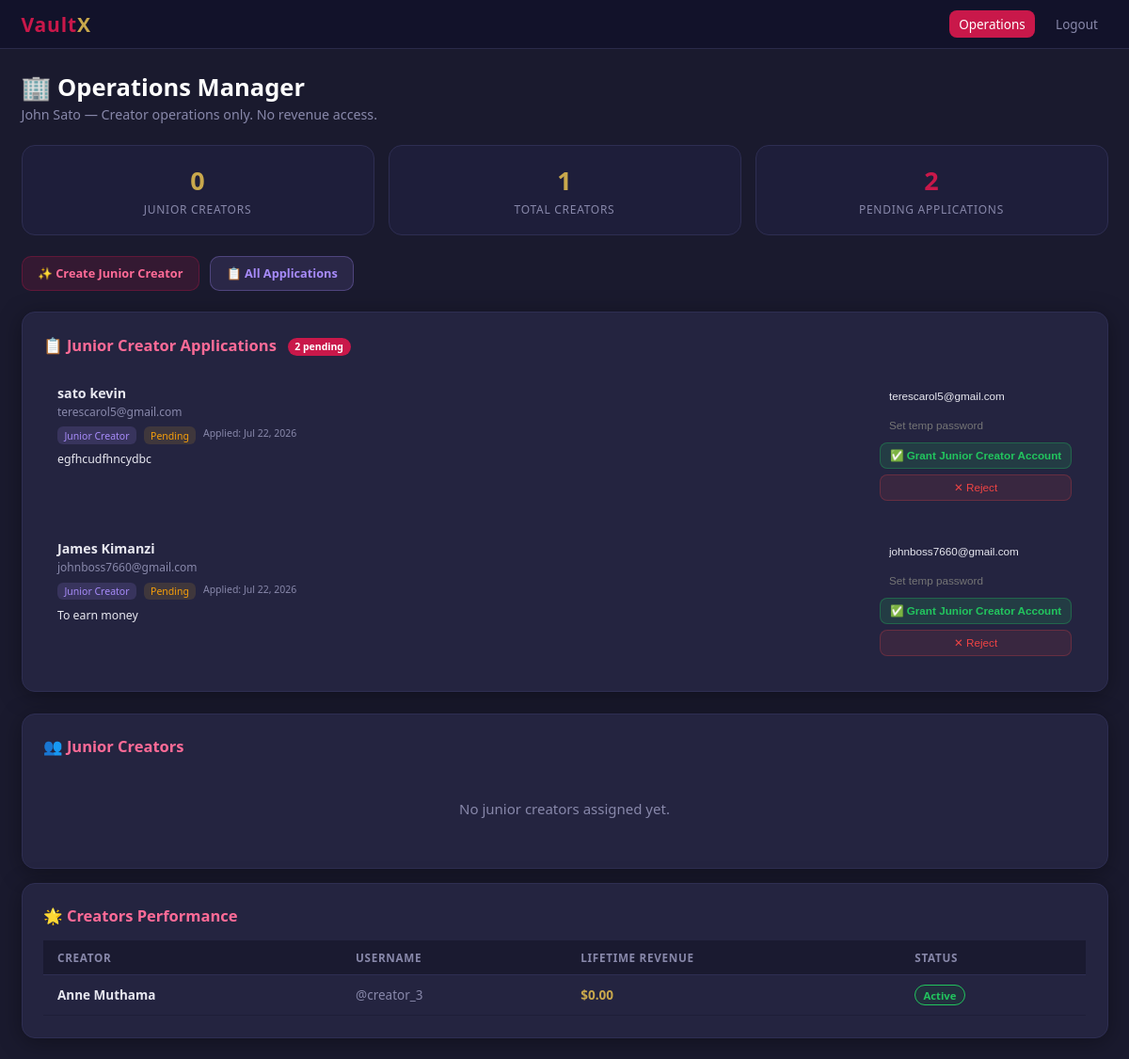
The app's page /ops/dashboard (signed in) with its own data.
### models/operations_manager.py (models this page shows)
class OperationsManager(db.Model):
    __tablename__ = 'operations_managers'
    id          = db.Column(db.Integer, primary_key=True)
    user_id     = db.Column(db.Integer, db.ForeignKey('users.id'), nullable=False, unique=True)
    name        = db.Column(db.String(100), nullable=False)
    created_at  = db.Column(db.DateTime, default=datetime.utcnow)
    user        = db.relationship('User', foreign_keys=[user_id])

### models/creator.py (models this page shows)
class CreatorApplication(db.Model):
    __tablename__ = 'creator_applications'
    id              = db.Column(db.Integer, primary_key=True)
    user_id         = db.Column(db.Integer, db.ForeignKey('users.id'), nullable=True)
    applicant_name  = db.Column(db.String(100), nullable=False)
    applicant_email = db.Column(db.String(200), nullable=False)
    application_type= db.Column(db.String(30), default='junior_creator')  # 'junior_creator' or 'verified_creator'
    motivation      = db.Column(db.Text, default='')
    content_type    = db.Column(db.String(100), default='')  # what kind of content they plan to share
    social_links    = db.Column(db.Text, default='')  # comma separated
    id_document     = db.Column(db.String(300), nullable=True)  # filename for ID upload (verified creator)
    selfie_document = db.Column(db.String(300), nullable=True)  # filename for selfie (age/identity match)
    legal_name      = db.Column(db.String(200), default='')  # as on ID (verified creator)
    date_of_birth   = db.Column(db.Date, nullable=True)       # parsed/declared DOB for age check
    status          = db.Column(db.String(30), default='pending')  # pending/under_review/approved/rejected
    stage           = db.Column(db.Integer, default=1)  # 1-7 progress stage
    rejection_reason= db.Column(db.Text, default='')
    reviewed_by     = db.Column(db.Integer, db.ForeignKey('users.id'), nullable=True)
    issued_profile_id = db.Column(db.Integer, db.ForeignKey('profiles.id'), nullable=True)
    created_at      = db.Column(db.DateTime, default=datetime.utcnow)
    updated_at      = db.Column(db.DateTime, default=datetime.utcnow)
    user            = db.relationship('User', foreign_keys=[user_id])
    reviewer        = db.relationship('User', foreign_keys=[reviewed_by])
    issued_profile  = db.relationship('Profile', foreign_keys=[issued_profile_id])

### models/project.py (models this page shows)
class Profile(db.Model):
    __tablename__  = 'profiles'
    id             = db.Column(db.Integer, primary_key=True)
    name           = db.Column(db.String(100), nullable=False)
    username       = db.Column(db.String(60), unique=True, nullable=False)
    tagline        = db.Column(db.String(200), default='')
    bio            = db.Column(db.Text, default='')
    avatar_filename= db.Column(db.String(300), nullable=True)
    cover_filename = db.Column(db.String(300), nullable=True)
    category       = db.Column(db.String(100), default='')
    accent_color   = db.Column(db.String(20), default='#C9A84C')
    membership_tier = db.Column(db.String(20), default='standard')
    country_code    = db.Column(db.String(10), default='')
    is_active      = db.Column(db.Boolean, default=True)
    sort_order     = db.Column(db.Integer, default=0)
    created_at     = db.Column(db.DateTime, default=datetime.utcnow)
    is_verified    = db.Column(db.Boolean, default=False)
    is_featured    = db.Column(db.Boolean, default=False)
    is_trending    = db.Column(db.Boolean, default=False)
    is_online      = db.Column(db.Boolean, default=False)
    last_seen      = db.Column(db.DateTime, default=datetime.utcnow)
    manager_id     = db.Column(db.Integer, db.ForeignKey('users.id'), nullable=True)
    assigned_by_ops_id = db.Column(db.Integer, db.ForeignKey('users.id'), nullable=True)
    account_type        = db.Column(db.String(40), default='junior_creator')
    manager_assigned_at = db.Column(db.DateTime, nullable=True)
    is_premium           = db.Column(db.Boolean, default=False)
    premium_started_at   = db.Column(db.DateTime, nullable=True)
    videos = db.relationship(
        'Video',
        backref='profile',
        lazy=True,
        cascade='all, delete-orphan'
    )

### routes/operations_routes.py (the view)
@operations_bp.route('/ops/dashboard', endpoint='ops_dashboard')
@ops_manager_required
def ops_dashboard():
    user_id = session.get('ops_user_id') or session.get('user_id')
    om      = OperationsManager.query.filter_by(user_id=user_id).first()
    if om and hasattr(Profile, 'assigned_by_ops_id'):
        managed_profiles = Profile.query.filter_by(assigned_by_ops_id=om.user_id).all()
    else:
        managed_profiles = []
    cmp_records     = CreatorManagerProfile.query.filter_by(
        ops_manager_id=om.id if om else None
    ).all() if om else []
    old_mgr_ids = list({p.manager_id for p in managed_profiles if p.manager_id})
    new_mgr_ids = [c.user_id for c in cmp_records]
    all_mgr_ids = list(set(old_mgr_ids + new_mgr_ids))
    creator_managers = User.query.filter(User.id.in_(all_mgr_ids)).all() if all_mgr_ids else []
    all_creators = managed_profiles
    creator_data = []
    for profile in all_creators:
        earnings_uid = profile.manager_id if profile.manager_id else (om.user_id if om else None)
        _, _, lifetime = get_user_balances(earnings_uid) if earnings_uid else (0, 0, 0)
        creator_data.append({'profile': profile, 'lifetime': lifetime})
    pending_applications = CreatorApplication.query.filter_by(
        status='pending'
    ).order_by(CreatorApplication.created_at.desc()).limit(10).all()
    pending_count_ops = CreatorApplication.query.filter_by(status='pending').count()
    return render_template('vx_ops_dashboard.html',
        om=om,
        creator_managers=creator_managers,
        all_creators=all_creators,
        creator_data=creator_data,
        pending_applications=pending_applications,
        pending_count=pending_count_ops
    )

### services/creator_service.py (called while the page is built)
def is_admin_override():
    return False

### services/wallet_service.py (called while the page is built)
def get_user_balances(user_id):
    records = EarningsRecord.query.filter_by(beneficiary_user_id=user_id).all()
    pending   = sum(r.amount for r in records if not r.is_available and not r.withdrawal_request_id)
    available = sum(r.amount for r in records if r.is_available and not r.withdrawal_request_id)
    lifetime  = sum(r.amount for r in records)
    return pending, available, lifetime

### templates/vx_ops_dashboard.html (shortened to what this page needs)
{% extends 'vx_base.html' %}
{% block navbar %}
<div class="navbar">
  <div class="brand">Vault<span>X</span></div>
  <nav>
    <a href="/ops/dashboard" class="active">Operations</a>
    <a href="/ops/login" style="color:var(--muted)">Logout</a>
  </nav>
</div>
{% endblock %}
{% block content %}
<div class="container">
  <div class="page-header">
    <h1>🏢 Operations Manager</h1>
    <p>{{om.name if om else 'Operations Manager'}} — Creator operations only. No revenue access.</p>
  </div>
  <div class="stat-grid">
    <div class="stat-card"><div class="val">{{creator_managers|length}}</div><div class="lbl">Junior Creators</div></div>
    <div class="stat-card"><div class="val">{{all_creators|length}}</div><div class="lbl">Total Creators</div></div>
    <div class="stat-card">
      <div class="val" style="color:{{'var(--rose)' if pending_count else 'var(--text)'}}">{{pending_count}}</div>
      <div class="lbl">Pending Applications</div>
    </div>
  </div>
  <div style="display:flex;gap:.75rem;flex-wrap:wrap;margin-bottom:1.5rem">
    <a href="/ops/create-junior-creator" style="background:rgba(201,24,74,.15);color:#ff6b97;border:1px solid rgba(201,24,74,.3);border-radius:10px;padding:.55rem 1.1rem;font-size:.85rem;font-weight:700;text-decoration:none">
      ✨ Create Junior Creator
    </a>
    <a href="/ops/applications" style="background:rgba(167,139,250,.12);color:#a78bfa;border:1px solid rgba(167,139,250,.3);border-radius:10px;padding:.55rem 1.1rem;font-size:.85rem;font-weight:700;text-decoration:none">
      📋 All Applications
    </a>
  </div>
  <div class="card" style="margin-bottom:1.5rem">
    <div class="card-title" style="display:flex;align-items:center;justify-content:space-between">
      <span>📋 Junior Creator Applications
        {% if pending_count %}<span style="background:var(--rose);color:#fff;font-size:.7rem;padding:.15rem .5rem;border-radius:20px;margin-left:.5rem">{{pending_count}} pending</span>{% endif %}
      </span>
    </div>
    {% if not pending_applications %}
    <div style="text-align:center;color:var(--muted);padding:2rem">No pending applications.</div>
    {% else %}
    <div style="display:flex;flex-direction:column;gap:.75rem">
      {% for a in pending_applications %}
      <div style="background:var(--bg2);border:1px solid var(--border);border-radius:12px;padding:1rem">
        <div style="display:flex;justify-content:space-between;align-items:flex-start;flex-wrap:wrap;gap:.75rem">
          <div>
            <div style="font-weight:700;color:var(--text);font-size:.95rem">{{a.applicant_name}}</div>
            <div style="color:var(--muted);font-size:.8rem;margin-top:.15rem">{{a.applicant_email}}</div>
            <div style="display:flex;gap:.5rem;margin-top:.5rem;flex-wrap:wrap">
              <span style="font-size:.7rem;background:rgba(167,139,250,.15);color:#a78bfa;padding:.15rem .5rem;border-radius:6px">Junior Creator</span>
              <span style="font-size:.7rem;background:rgba(251,191,36,.12);color:#f59e0b;padding:.15rem .5rem;border-radius:6px">Pending</span>
              <span style="font-size:.7rem;color:var(--muted)">Applied: {{a.created_at.strftime('%b %d, %Y')}}</span>
            </div>
            {% if a.motivation %}
            <div style="font-size:.82rem;color:var(--text2);margin-top:.5rem">{{a.motivation[:180]}}{% if a.motivation|length > 180 %}…{% endif %}</div>
            {% endif %}
          </div>
          <div style="display:flex;flex-direction:column;gap:.4rem;min-width:160px">
            <form method="POST" action="/ops/application/{{a.id}}/issue-account" style="display:flex;flex-direction:column;gap:.4rem">
              <input type="email" name="login_email" value="{{a.applicant_email}}"
                     placeholder="Login email" required
                     style="background:var(--surface);border:1px solid var(--border);border-radius:8px;
                            color:var(--text);padding:.4rem .65rem;font-size:.78rem"/>
              <input type="password" name="temp_password"
                     placeholder="Set temp password" required minlength="6"
                     style="background:var(--surface);border:1px solid var(--border);border-radius:8px;
                            color:var(--text);padding:.4rem .65rem;font-size:.78rem"/>
              <button type="submit"
                style="background:rgba(34,197,94,.15);color:#22c55e;border:1px solid rgba(34,197,94,.3);
                       border-radius:8px;padding:.4rem .65rem;font-size:.78rem;cursor:pointer;font-weight:700">
                ✅ Grant Junior Creator Account
              </button>
            </form>
            <form method="POST" action="/ops/application/{{a.id}}/update">
              <button type="submit" onclick="return confirm('Reject this application?')"
                style="background:rgba(239,68,68,.1);color:#ef4444;border:1px solid rgba(239,68,68,.25);
                       border-radius:8px;padding:.4rem .65rem;font-size:.78rem;cursor:pointer;width:100%">
                ✕ Reject
              </button>
            </form>
          </div>
        </div>
      </div>
      {% endfor %}
    </div>
    {% endif %}
  </div>
  <div class="card">
    <div class="card-title">👥 Junior Creators</div>
    {% if not creator_managers %}
    <div style="text-align:center;color:var(--muted);padding:2rem">No junior creators assigned yet.</div>
    {% endif %}
  </div>
  <div class="card" style="margin-top:1rem">
    <div class="card-title">🌟 Creators Performance</div>
    {% if not creator_data %}
    <div style="text-align:center;color:var(--muted);padding:2rem">No creators yet.</div>
    {% else %}
    <table class="table">
      <thead><tr><th>Creator</th><th>Username</th><th>Lifetime Revenue</th><th>Status</th></tr></thead>
      <tbody>
      {% for item in creator_data %}
      {% set p = item.profile %}
      <tr>
        <td style="font-weight:600">{{p.name}}</td>
        <td style="color:var(--muted)">@{{p.username}}</td>
        <td style="color:var(--gold);font-weight:700">${{"%.2f"|format(item.lifetime)}}</td>
        <td>
          {% if p.is_active %}<span class="badge badge-green">Active</span>
          {% else %}<span class="badge badge-red">Inactive</span>{% endif %}
        </td>
      </tr>
      {% endfor %}
      </tbody>
    </table>
    {% endif %}
  </div>
</div>
{% endblock %}

### templates/vx_base.html (style rules this page uses)
:root { --rose:#C9184A;--rose-dark:#a4133c;--rose-light:#ff6b97; --blush:#fce4ec;--cream:#fff9f0; --gold:#C9A84C;--gold-light:#f0d080; --dark:#1a1a2e;--card:#242440;--muted:#8888aa; --green:#22c55e;--amber:#f59e0b;--red:#ef4444; --radius:14px;--shadow:0 4px 24px rgba(0,0,0,.35); font-size:15px; }
* { box-sizing:border-box;margin:0;padding:0 }
body { background:var(--dark);color:#e8e8f0;font-family:'Segoe UI',system-ui,sans-serif;min-height:100vh }
a { color:var(--rose-light);text-decoration:none }
.navbar { background:#12122a;border-bottom:1px solid #2a2a4a;padding:.75rem 1.5rem;display:flex;align-items:center;gap:1rem }
.navbar .brand { font-size:1.4rem;font-weight:800;color:var(--rose);letter-spacing:.04em }
.navbar .brand span { color:var(--gold) }
.navbar nav { margin-left:auto;display:flex;gap:.75rem;align-items:center }
.navbar nav a { color:#ccc;font-size:.9rem;padding:.35rem .7rem;border-radius:8px;transition:.2s }
.navbar nav a:hover,.navbar nav a.active { background:var(--rose);color:#fff }
.container { max-width:1200px;margin:0 auto;padding:1.5rem }
.card { background:var(--card);border-radius:var(--radius);padding:1.5rem;box-shadow:var(--shadow);border:1px solid #2e2e52 }
.card-title { font-size:1.1rem;font-weight:700;color:var(--rose-light);margin-bottom:1rem }
.stat-grid { display:grid;grid-template-columns:repeat(auto-fit,minmax(160px,1fr));gap:1rem;margin-bottom:1.5rem }
.stat-card { background:#1e1e3a;border:1px solid #2e2e52;border-radius:var(--radius);padding:1.2rem;text-align:center }
.stat-card .val { font-size:1.8rem;font-weight:800;color:var(--gold) }
.stat-card .lbl { font-size:.8rem;color:var(--muted);margin-top:.25rem;text-transform:uppercase;letter-spacing:.06em }
.badge { display:inline-block;padding:.15rem .55rem;border-radius:20px;font-size:.75rem;font-weight:700 }
.badge-green { background:#16803320;color:var(--green);border:1px solid var(--green) }
.table { width:100%;border-collapse:collapse }
.table th { background:#1a1a30;color:var(--muted);font-size:.78rem;text-transform:uppercase;letter-spacing:.06em;padding:.65rem 1rem;text-align:left;border-bottom:1px solid #2e2e52 }
.table td { padding:.7rem 1rem;border-bottom:1px solid #1e1e38;font-size:.9rem }
.page-header { margin-bottom:1.5rem }
.page-header h1 { font-size:1.7rem;font-weight:800;color:#fff;margin-bottom:.25rem }
.page-header p { color:var(--muted);font-size:.95rem }

### records on screen
OperationsManager: name "John Sato"
CreatorApplication: applicant_name "sato kevin", applicant_email "terescarol5@gmail.com", created_at "Jul 22, 2026", motivation "egfhcudfhncydbc", login_email "terescarol5@gmail.com"
CreatorApplication: applicant_name "James Kimanzi", applicant_email "johnboss7660@gmail.com", created_at "Jul 22, 2026", motivation "To earn money", login_email "johnboss7660@gmail.com"
Profile: name "Anne Muthama", username "creator_3"

### other values on screen
{{ creator_managers|length }} "0"
{{ all_creators|length }} "1"
{{ pending_count }} "2"
{{ "%.2f"|format(item.lifetime) }} "0.00"
